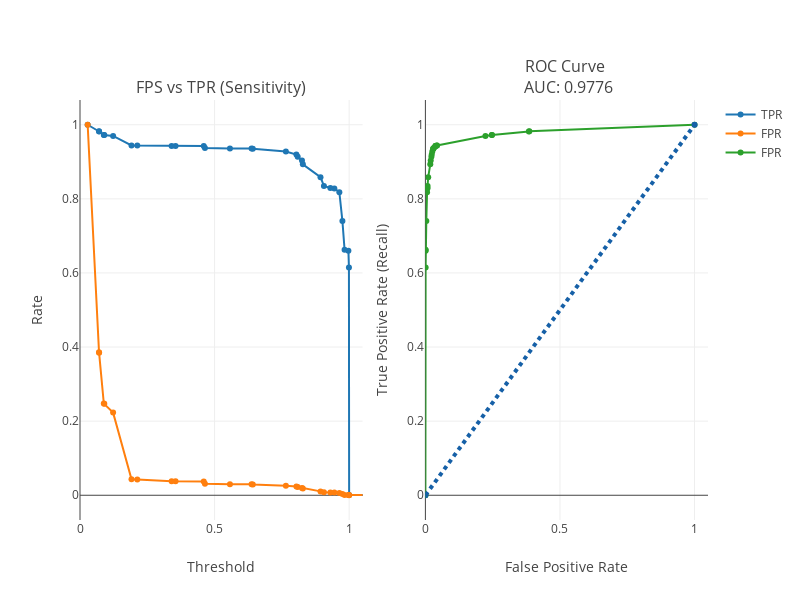

The cell this chart's notebook holds for it:
### Code cell
from sklearn.metrics import roc_curve, auc
fpr, tpr, auc_thresholds = roc_curve(y_test, y_score[:, 1])
plotly_roc_curve(fpr, tpr, auc_thresholds)

### Figure 1 — Plotly figure (JSON) as saved in the notebook; plotly's stock layout.template omitted (floating-point values rounded to 4 significant figures)
{"data": [{"mode": "lines+markers", "name": "TPR", "type": "scatter", "uid": "83d9592d-a11a-4c0a-8b2a-04a0405e1ee1", "x": [2, 1, 0.9992, 0.9972, 0.983, 0.975, 0.9636, 0.945, 0.9302, 0.9063, 0.8936, 0.828, 0.8248, 0.8088, 0.804, 0.765, 0.6421, 0.6374, 0.5571, 0.4642, 0.4598, 0.355, 0.3404, 0.2129, 0.1914, 0.123, 0.09025, 0.08853, 0.07096, 0.07067, 0.02846], "xaxis": "x", "y": [0, 0.0004728, 0.6148, 0.66, 0.6625, 0.7405, 0.8178, 0.8282, 0.8295, 0.8349, 0.8586, 0.8931, 0.9034, 0.9133, 0.9195, 0.9276, 0.9349, 0.9357, 0.9359, 0.9371, 0.9424, 0.9425, 0.9426, 0.9441, 0.9441, 0.9699, 0.9721, 0.9721, 0.9818, 0.9822, 1], "yaxis": "y"}, {"mode": "lines+markers", "name": "FPR", "type": "scatter", "uid": "b4c4e43b-3d07-41e9-ba75-0947c55de56a", "x": [2, 1, 0.9992, 0.9972, 0.983, 0.975, 0.9636, 0.945, 0.9302, 0.9063, 0.8936, 0.828, 0.8248, 0.8088, 0.804, 0.765, 0.6421, 0.6374, 0.5571, 0.4642, 0.4598, 0.355, 0.3404, 0.2129, 0.1914, 0.123, 0.09025, 0.08853, 0.07096, 0.07067, 0.02846], "xaxis": "x", "y": [0, 6.788e-05, 0.0007806, 0.0008824, 0.0009842, 0.003394, 0.006211, 0.007263, 0.007399, 0.008145, 0.01042, 0.01812, 0.01975, 0.02226, 0.02349, 0.02566, 0.02929, 0.02959, 0.0297, 0.03116, 0.0372, 0.03781, 0.03798, 0.04225, 0.04307, 0.223, 0.2469, 0.2473, 0.3844, 0.3861, 1], "yaxis": "y"}, {"mode": "lines+markers", "name": "FPR", "text": ["Threshold:  2.0000", "Threshold:  1.0000", "Threshold:  0.9992", "Threshold:  0.9972", "Threshold:  0.9830", "Threshold:  0.9750", "Threshold:  0.9636", "Threshold:  0.9450", "Threshold:  0.9302", "Threshold:  0.9063", "Threshold:  0.8936", "Threshold:  0.8280", "Threshold:  0.8248", "Threshold:  0.8088", "Threshold:  0.8040", "Threshold:  0.7650", "Threshold:  0.6421", "Threshold:  0.6374", "Threshold:  0.5571", "Threshold:  0.4642", "Threshold:  0.4598", "Threshold:  0.3550", "Threshold:  0.3404", "Threshold:  0.2129", "Threshold:  0.1914", "Threshold:  0.1230", "Threshold:  0.0902", "Threshold:  0.0885", "Threshold:  0.0710", "Threshold:  0.0707", "Threshold:  0.0285"], "type": "scatter", "uid": "761fe115-670d-4575-bd39-2be74a9c7381", "x": [0, 6.788e-05, 0.0007806, 0.0008824, 0.0009842, 0.003394, 0.006211, 0.007263, 0.007399, 0.008145, 0.01042, 0.01812, 0.01975, 0.02226, 0.02349, 0.02566, 0.02929, 0.02959, 0.0297, 0.03116, 0.0372, 0.03781, 0.03798, 0.04225, 0.04307, 0.223, 0.2469, 0.2473, 0.3844, 0.3861, 1], "xaxis": "x2", "y": [0, 0.0004728, 0.6148, 0.66, 0.6625, 0.7405, 0.8178, 0.8282, 0.8295, 0.8349, 0.8586, 0.8931, 0.9034, 0.9133, 0.9195, 0.9276, 0.9349, 0.9357, 0.9359, 0.9371, 0.9424, 0.9425, 0.9426, 0.9441, 0.9441, 0.9699, 0.9721, 0.9721, 0.9818, 0.9822, 1], "yaxis": "y2"}, {"line": {"color": "rgb(22, 96, 167)", "dash": "dot", "width": 4}, "showlegend": false, "type": "scatter", "uid": "d85a2f16-00b7-444c-aefa-f9ff0d556a61", "x": [0, 1], "xaxis": "x2", "y": [0, 1], "yaxis": "y2"}], "layout": {"annotations": [{"font": {"size": 16}, "showarrow": false, "text": "FPS vs TPR (Sensitivity)", "x": 0.225, "xanchor": "center", "xref": "paper", "y": 1, "yanchor": "bottom", "yref": "paper"}, {"font": {"size": 16}, "showarrow": false, "text": "ROC Curve <br> AUC: 0.9776", "x": 0.775, "xanchor": "center", "xref": "paper", "y": 1, "yanchor": "bottom", "yref": "paper"}], "height": 600, "width": 800, "xaxis": {"anchor": "y", "domain": [0, 0.45], "range": [0, 1.05], "title": {"text": "Threshold"}}, "xaxis2": {"anchor": "y2", "domain": [0.55, 1], "range": [0, 1.05], "title": {"text": "False Positive Rate"}}, "yaxis": {"anchor": "x", "domain": [0, 1], "title": {"text": "Rate"}}, "yaxis2": {"anchor": "x2", "domain": [0, 1], "title": {"text": "True Positive Rate (Recall)"}}}}
